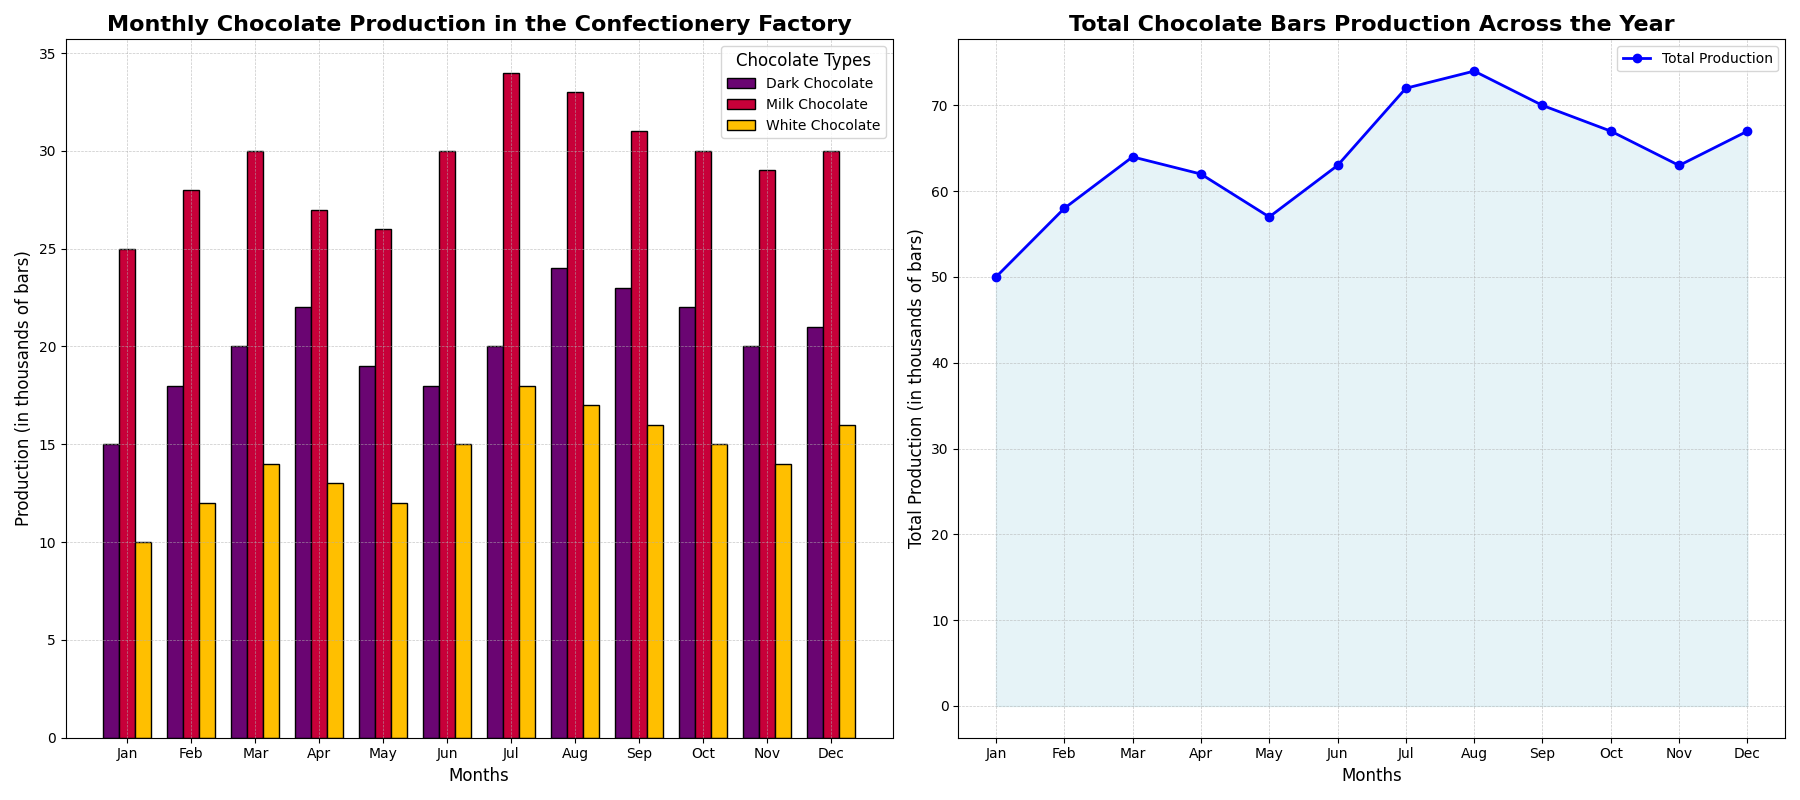

Generate this figure with Python:
import matplotlib.pyplot as plt
import numpy as np

# Define the backstory and context
# This chart represents the annual production of different types of chocolate bars in a confectionery factory, segmented by months.

# Define months and chocolate types
months = ['Jan', 'Feb', 'Mar', 'Apr', 'May', 'Jun', 'Jul', 'Aug', 'Sep', 'Oct', 'Nov', 'Dec']
chocolate_types = ['Dark Chocolate', 'Milk Chocolate', 'White Chocolate']

# Artificially created production data for each type of chocolate (in thousands of bars)
dark_chocolate = [15, 18, 20, 22, 19, 18, 20, 24, 23, 22, 20, 21]
milk_chocolate = [25, 28, 30, 27, 26, 30, 34, 33, 31, 30, 29, 30]
white_chocolate = [10, 12, 14, 13, 12, 15, 18, 17, 16, 15, 14, 16]

# Colors for the bars
colors = ['#6A0572', '#C70039', '#FFBF00']

# Combine the data for grouped bar chart
bar_width = 0.25  # width of each bar
x = np.arange(len(months))  # positions for the groups of bars

# Create subplots: Grouped Bar Chart and Line Chart
fig, (ax1, ax2) = plt.subplots(1, 2, figsize=(18, 8))

# Bar Chart for chocolate production
ax1.bar(x - bar_width, dark_chocolate, width=bar_width, color=colors[0], edgecolor='black', label='Dark Chocolate')
ax1.bar(x, milk_chocolate, width=bar_width, color=colors[1], edgecolor='black', label='Milk Chocolate')
ax1.bar(x + bar_width, white_chocolate, width=bar_width, color=colors[2], edgecolor='black', label='White Chocolate')

# Set labels, title, ticks, and legend for the bar chart
ax1.set_xlabel('Months', fontsize=12)
ax1.set_ylabel('Production (in thousands of bars)', fontsize=12)
ax1.set_title('Monthly Chocolate Production in the Confectionery Factory', fontsize=16, fontweight='bold')
ax1.set_xticks(x)
ax1.set_xticklabels(months)
ax1.legend(title='Chocolate Types', fontsize=10, title_fontsize=12)
ax1.grid(True, which='both', linestyle='--', linewidth=0.5, alpha=0.7)

# Calculate total productions to include in the line plot
total_production = np.array(dark_chocolate) + np.array(milk_chocolate) + np.array(white_chocolate)

# Line chart for displaying the total production trend
ax2.plot(months, total_production, marker='o', linestyle='-', color='blue', linewidth=2, markersize=6, label='Total Production')
ax2.fill_between(months, total_production, color='lightblue', alpha=0.3)

# Set labels, title, and grid for the line chart
ax2.set_xlabel('Months', fontsize=12)
ax2.set_ylabel('Total Production (in thousands of bars)', fontsize=12)
ax2.set_title('Total Chocolate Bars Production Across the Year', fontsize=16, fontweight='bold')
ax2.legend(fontsize=10)
ax2.grid(True, which='both', linestyle='--', linewidth=0.5, alpha=0.7)

# Adjust layout for better spacing and visibility
plt.tight_layout()

# Display the plot
plt.show()
